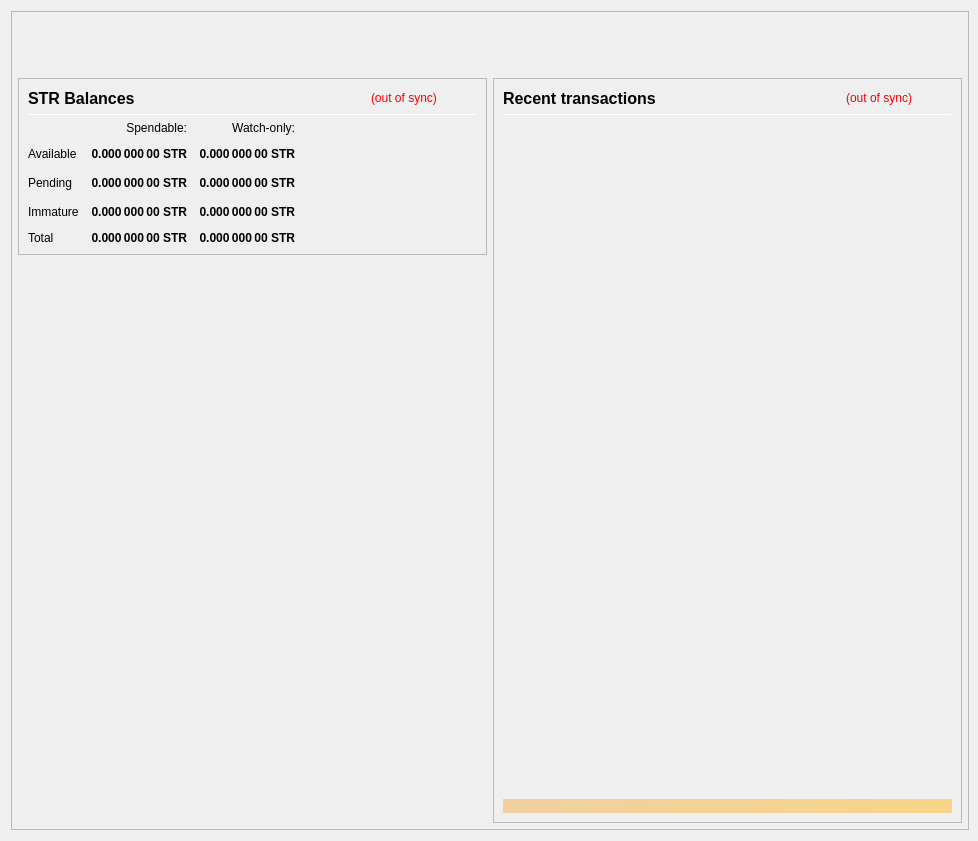
<?xml version="1.0" encoding="UTF-8"?>
<ui version="4.0">
 <class>OverviewPage</class>
 <widget class="QWidget" name="OverviewPage">
  <property name="geometry">
   <rect>
    <x>0</x>
    <y>0</y>
    <width>978</width>
    <height>841</height>
   </rect>
  </property>
  <property name="minimumSize">
   <size>
    <width>960</width>
    <height>682</height>
   </size>
  </property>
  <property name="font">
   <font>
    <weight>50</weight>
    <bold>false</bold>
   </font>
  </property>
  <property name="windowTitle">
   <string>Form</string>
  </property>
  <layout class="QVBoxLayout" name="topLayout" stretch="0">
   <property name="rightMargin">
    <number>9</number>
   </property>
   <item>
    <widget class="QFrame" name="frame_BG">
     <property name="minimumSize">
      <size>
       <width>850</width>
       <height>610</height>
      </size>
     </property>
     <property name="maximumSize">
      <size>
       <width>16777215</width>
       <height>16777215</height>
      </size>
     </property>
     <property name="frameShape">
      <enum>QFrame::StyledPanel</enum>
     </property>
     <property name="frameShadow">
      <enum>QFrame::Raised</enum>
     </property>
     <layout class="QVBoxLayout" name="verticalLayout_3" stretch="0">
      <property name="leftMargin">
       <number>0</number>
      </property>
      <property name="topMargin">
       <number>0</number>
      </property>
      <property name="rightMargin">
       <number>0</number>
      </property>
      <property name="bottomMargin">
       <number>6</number>
      </property>
      <item>
       <layout class="QVBoxLayout" name="verticalLayout_Master" stretch="0,1">
        <property name="leftMargin">
         <number>0</number>
        </property>
        <property name="topMargin">
         <number>0</number>
        </property>
        <property name="rightMargin">
         <number>0</number>
        </property>
        <property name="bottomMargin">
         <number>0</number>
        </property>
        <item>
         <widget class="QFrame" name="frame_Header">
          <layout class="QVBoxLayout" name="verticalLayout_Header" stretch="0">
           <property name="leftMargin">
            <number>0</number>
           </property>
           <property name="topMargin">
            <number>0</number>
           </property>
           <property name="rightMargin">
            <number>0</number>
           </property>
           <property name="bottomMargin">
            <number>0</number>
           </property>
           <item>
            <layout class="QHBoxLayout" name="horizontalLayout_Header" stretch="1,0">
             <property name="spacing">
              <number>6</number>
             </property>
             <item>
              <spacer name="horizontalSpacer_Header">
               <property name="orientation">
                <enum>Qt::Horizontal</enum>
               </property>
               <property name="sizeHint" stdset="0">
                <size>
                 <width>40</width>
                 <height>20</height>
                </size>
               </property>
              </spacer>
             </item>
             <item>
              <widget class="QLabel" name="labelOverviewHeaderRight">
               <property name="minimumSize">
                <size>
                 <width>464</width>
                 <height>60</height>
                </size>
               </property>
               <property name="maximumSize">
                <size>
                 <width>16777215</width>
                 <height>60</height>
                </size>
               </property>
               <property name="font">
                <font>
                 <pointsize>14</pointsize>
                </font>
               </property>
               <property name="text">
                <string/>
               </property>
               <property name="alignment">
                <set>Qt::AlignRight|Qt::AlignTrailing|Qt::AlignVCenter</set>
               </property>
              </widget>
             </item>
            </layout>
           </item>
          </layout>
         </widget>
        </item>
        <item>
         <widget class="QFrame" name="frame_Content">
          <layout class="QVBoxLayout" name="verticalLayout_Content">
           <property name="leftMargin">
            <number>6</number>
           </property>
           <property name="topMargin">
            <number>0</number>
           </property>
           <property name="rightMargin">
            <number>6</number>
           </property>
           <property name="bottomMargin">
            <number>0</number>
           </property>
           <item>
            <layout class="QHBoxLayout" name="horizontalLayout_Content" stretch="1,1">
             <property name="spacing">
              <number>6</number>
             </property>
             <item>
              <layout class="QVBoxLayout" name="verticalLayout_left" stretch="0,0">
               <item>
                <widget class="QFrame" name="frameBalances">
                 <property name="frameShape">
                  <enum>QFrame::StyledPanel</enum>
                 </property>
                 <property name="frameShadow">
                  <enum>QFrame::Raised</enum>
                 </property>
                 <layout class="QVBoxLayout" name="verticalLayout_4">
                  <item>
                   <layout class="QHBoxLayout" name="hlBalancesHeader" stretch="2,0,0">
                    <property name="spacing">
                     <number>6</number>
                    </property>
                    <item>
                     <widget class="QLabel" name="labelBalances">
                      <property name="minimumSize">
                       <size>
                        <width>0</width>
                        <height>0</height>
                       </size>
                      </property>
                      <property name="font">
                       <font>
                        <pointsize>12</pointsize>
                        <weight>75</weight>
                        <bold>true</bold>
                       </font>
                      </property>
                      <property name="text">
                       <string>STR Balances</string>
                      </property>
                     </widget>
                    </item>
                    <item>
                     <widget class="QLabel" name="labelWalletStatus">
                      <property name="cursor">
                       <cursorShape>WhatsThisCursor</cursorShape>
                      </property>
                      <property name="toolTip">
                       <string>The displayed information may be out of date. Your wallet automatically synchronizes with the Seather network after a connection is established, but this process has not completed yet.</string>
                      </property>
                      <property name="styleSheet">
                       <string notr="true">QLabel { color: red; }</string>
                      </property>
                      <property name="text">
                       <string notr="true">(out of sync)</string>
                      </property>
                      <property name="alignment">
                       <set>Qt::AlignLeading|Qt::AlignLeft|Qt::AlignVCenter</set>
                      </property>
                     </widget>
                    </item>
                    <item>
                     <spacer name="hsBalancesHeader">
                      <property name="orientation">
                       <enum>Qt::Horizontal</enum>
                      </property>
                      <property name="sizeHint" stdset="0">
                       <size>
                        <width>40</width>
                        <height>20</height>
                       </size>
                      </property>
                     </spacer>
                    </item>
                   </layout>
                  </item>
                  <item>
                   <widget class="Line" name="lineBalances">
                    <property name="minimumSize">
                     <size>
                      <width>0</width>
                      <height>1</height>
                     </size>
                    </property>
                    <property name="maximumSize">
                     <size>
                      <width>16777215</width>
                      <height>1</height>
                     </size>
                    </property>
                    <property name="orientation">
                     <enum>Qt::Horizontal</enum>
                    </property>
                   </widget>
                  </item>
                  <item>
                   <layout class="QGridLayout" name="gridLayout">
                    <property name="spacing">
                     <number>12</number>
                    </property>
                    <item row="2" column="2">
                     <widget class="QLabel" name="labelWatchPending">
                      <property name="font">
                       <font>
                        <weight>75</weight>
                        <bold>true</bold>
                       </font>
                      </property>
                      <property name="cursor">
                       <cursorShape>ArrowCursor</cursorShape>
                      </property>
                      <property name="toolTip">
                       <string>Unconfirmed transactions to watch-only addresses</string>
                      </property>
                      <property name="text">
                       <string notr="true">0.000 000 00 STR</string>
                      </property>
                      <property name="alignment">
                       <set>Qt::AlignRight|Qt::AlignTrailing|Qt::AlignVCenter</set>
                      </property>
                      <property name="textInteractionFlags">
                       <set>Qt::NoTextInteraction</set>
                      </property>
                     </widget>
                    </item>
                    <item row="2" column="1">
                     <widget class="QLabel" name="labelUnconfirmed">
                      <property name="font">
                       <font>
                        <weight>75</weight>
                        <bold>true</bold>
                       </font>
                      </property>
                      <property name="cursor">
                       <cursorShape>ArrowCursor</cursorShape>
                      </property>
                      <property name="toolTip">
                       <string>Total of transactions that have yet to be confirmed, and do not yet count toward the spendable balance</string>
                      </property>
                      <property name="text">
                       <string notr="true">0.000 000 00 STR</string>
                      </property>
                      <property name="alignment">
                       <set>Qt::AlignRight|Qt::AlignTrailing|Qt::AlignVCenter</set>
                      </property>
                      <property name="textInteractionFlags">
                       <set>Qt::NoTextInteraction</set>
                      </property>
                     </widget>
                    </item>
                    <item row="3" column="2">
                     <widget class="QLabel" name="labelWatchImmature">
                      <property name="font">
                       <font>
                        <weight>75</weight>
                        <bold>true</bold>
                       </font>
                      </property>
                      <property name="cursor">
                       <cursorShape>ArrowCursor</cursorShape>
                      </property>
                      <property name="toolTip">
                       <string>Staked or masternode rewards in watch-only addresses that has not yet matured</string>
                      </property>
                      <property name="text">
                       <string notr="true">0.000 000 00 STR</string>
                      </property>
                      <property name="alignment">
                       <set>Qt::AlignRight|Qt::AlignTrailing|Qt::AlignVCenter</set>
                      </property>
                      <property name="textInteractionFlags">
                       <set>Qt::NoTextInteraction</set>
                      </property>
                     </widget>
                    </item>
                    <item row="4" column="0">
                     <widget class="QLabel" name="labelTotalText">
                      <property name="text">
                       <string>Total</string>
                      </property>
                      <property name="textInteractionFlags">
                       <set>Qt::NoTextInteraction</set>
                      </property>
                     </widget>
                    </item>
                    <item row="3" column="1">
                     <widget class="QLabel" name="labelImmature">
                      <property name="font">
                       <font>
                        <weight>75</weight>
                        <bold>true</bold>
                       </font>
                      </property>
                      <property name="cursor">
                       <cursorShape>ArrowCursor</cursorShape>
                      </property>
                      <property name="toolTip">
                       <string>Staked or masternode rewards that has not yet matured</string>
                      </property>
                      <property name="text">
                       <string notr="true">0.000 000 00 STR</string>
                      </property>
                      <property name="alignment">
                       <set>Qt::AlignRight|Qt::AlignTrailing|Qt::AlignVCenter</set>
                      </property>
                      <property name="textInteractionFlags">
                       <set>Qt::NoTextInteraction</set>
                      </property>
                     </widget>
                    </item>
                    <item row="2" column="3">
                     <spacer name="hsBalances">
                      <property name="orientation">
                       <enum>Qt::Horizontal</enum>
                      </property>
                      <property name="sizeHint" stdset="0">
                       <size>
                        <width>40</width>
                        <height>20</height>
                       </size>
                      </property>
                     </spacer>
                    </item>
                    <item row="3" column="0">
                     <widget class="QLabel" name="labelImmatureText">
                      <property name="text">
                       <string>Immature</string>
                      </property>
                      <property name="textInteractionFlags">
                       <set>Qt::NoTextInteraction</set>
                      </property>
                     </widget>
                    </item>
                    <item row="4" column="1">
                     <widget class="QLabel" name="labelTotal">
                      <property name="font">
                       <font>
                        <weight>75</weight>
                        <bold>true</bold>
                       </font>
                      </property>
                      <property name="cursor">
                       <cursorShape>ArrowCursor</cursorShape>
                      </property>
                      <property name="toolTip">
                       <string>Your current total balance</string>
                      </property>
                      <property name="text">
                       <string notr="true">0.000 000 00 STR</string>
                      </property>
                      <property name="alignment">
                       <set>Qt::AlignRight|Qt::AlignTrailing|Qt::AlignVCenter</set>
                      </property>
                      <property name="textInteractionFlags">
                       <set>Qt::NoTextInteraction</set>
                      </property>
                     </widget>
                    </item>
                    <item row="4" column="2">
                     <widget class="QLabel" name="labelWatchTotal">
                      <property name="font">
                       <font>
                        <weight>75</weight>
                        <bold>true</bold>
                       </font>
                      </property>
                      <property name="cursor">
                       <cursorShape>ArrowCursor</cursorShape>
                      </property>
                      <property name="toolTip">
                       <string>Current total balance in watch-only addresses</string>
                      </property>
                      <property name="text">
                       <string notr="true">0.000 000 00 STR</string>
                      </property>
                      <property name="alignment">
                       <set>Qt::AlignRight|Qt::AlignTrailing|Qt::AlignVCenter</set>
                      </property>
                      <property name="textInteractionFlags">
                       <set>Qt::NoTextInteraction</set>
                      </property>
                     </widget>
                    </item>
                    <item row="0" column="2">
                     <widget class="QLabel" name="labelWatchonly">
                      <property name="text">
                       <string>Watch-only:</string>
                      </property>
                      <property name="alignment">
                       <set>Qt::AlignRight|Qt::AlignTrailing|Qt::AlignVCenter</set>
                      </property>
                     </widget>
                    </item>
                    <item row="1" column="0">
                     <widget class="QLabel" name="labelBalanceText">
                      <property name="text">
                       <string>Available</string>
                      </property>
                      <property name="textInteractionFlags">
                       <set>Qt::NoTextInteraction</set>
                      </property>
                     </widget>
                    </item>
                    <item row="1" column="1">
                     <widget class="QLabel" name="labelBalance">
                      <property name="font">
                       <font>
                        <weight>75</weight>
                        <bold>true</bold>
                       </font>
                      </property>
                      <property name="cursor">
                       <cursorShape>ArrowCursor</cursorShape>
                      </property>
                      <property name="toolTip">
                       <string>Your current spendable balance</string>
                      </property>
                      <property name="text">
                       <string notr="true">0.000 000 00 STR</string>
                      </property>
                      <property name="alignment">
                       <set>Qt::AlignRight|Qt::AlignTrailing|Qt::AlignVCenter</set>
                      </property>
                      <property name="textInteractionFlags">
                       <set>Qt::NoTextInteraction</set>
                      </property>
                     </widget>
                    </item>
                    <item row="1" column="2">
                     <widget class="QLabel" name="labelWatchAvailable">
                      <property name="font">
                       <font>
                        <weight>75</weight>
                        <bold>true</bold>
                       </font>
                      </property>
                      <property name="cursor">
                       <cursorShape>ArrowCursor</cursorShape>
                      </property>
                      <property name="toolTip">
                       <string>Your current balance in watch-only addresses</string>
                      </property>
                      <property name="text">
                       <string notr="true">0.000 000 00 STR</string>
                      </property>
                      <property name="alignment">
                       <set>Qt::AlignRight|Qt::AlignTrailing|Qt::AlignVCenter</set>
                      </property>
                      <property name="textInteractionFlags">
                       <set>Qt::NoTextInteraction</set>
                      </property>
                     </widget>
                    </item>
                    <item row="2" column="0">
                     <widget class="QLabel" name="labelPendingText">
                      <property name="text">
                       <string>Pending</string>
                      </property>
                      <property name="textInteractionFlags">
                       <set>Qt::NoTextInteraction</set>
                      </property>
                     </widget>
                    </item>
                    <item row="0" column="1">
                     <widget class="QLabel" name="labelSpendable">
                      <property name="text">
                       <string>Spendable:</string>
                      </property>
                      <property name="alignment">
                       <set>Qt::AlignRight|Qt::AlignTrailing|Qt::AlignVCenter</set>
                      </property>
                     </widget>
                    </item>
                   </layout>
                  </item>
                 </layout>
                </widget>
               </item>
               <item>
                <spacer name="verticalSpacer">
                 <property name="orientation">
                  <enum>Qt::Vertical</enum>
                 </property>
                 <property name="sizeHint" stdset="0">
                  <size>
                   <width>20</width>
                   <height>40</height>
                  </size>
                 </property>
                </spacer>
               </item>
              </layout>
             </item>
             <item>
              <layout class="QVBoxLayout" name="verticalLayout_right" stretch="1">
               <item>
                <widget class="QFrame" name="frame_RecentTransactions">
                 <property name="minimumSize">
                  <size>
                   <width>0</width>
                   <height>0</height>
                  </size>
                 </property>
                 <property name="frameShape">
                  <enum>QFrame::StyledPanel</enum>
                 </property>
                 <property name="frameShadow">
                  <enum>QFrame::Raised</enum>
                 </property>
                 <layout class="QVBoxLayout" name="verticalLayout_1" stretch="0,0,0,0,0">
                  <item>
                   <layout class="QHBoxLayout" name="horizontalLayout_2" stretch="2,0,0">
                    <property name="spacing">
                     <number>3</number>
                    </property>
                    <item>
                     <widget class="QLabel" name="label_4">
                      <property name="minimumSize">
                       <size>
                        <width>0</width>
                        <height>20</height>
                       </size>
                      </property>
                      <property name="font">
                       <font>
                        <pointsize>12</pointsize>
                        <weight>75</weight>
                        <bold>true</bold>
                       </font>
                      </property>
                      <property name="text">
                       <string>Recent transactions</string>
                      </property>
                     </widget>
                    </item>
                    <item>
                     <widget class="QLabel" name="labelTransactionsStatus">
                      <property name="cursor">
                       <cursorShape>WhatsThisCursor</cursorShape>
                      </property>
                      <property name="toolTip">
                       <string>The displayed information may be out of date. Your wallet automatically synchronizes with the Seather network after a connection is established, but this process has not completed yet.</string>
                      </property>
                      <property name="styleSheet">
                       <string notr="true">QLabel { color: red; }</string>
                      </property>
                      <property name="text">
                       <string notr="true">(out of sync)</string>
                      </property>
                      <property name="alignment">
                       <set>Qt::AlignRight|Qt::AlignTrailing|Qt::AlignVCenter</set>
                      </property>
                     </widget>
                    </item>
                    <item>
                     <spacer name="horizontalSpacer">
                      <property name="orientation">
                       <enum>Qt::Horizontal</enum>
                      </property>
                      <property name="sizeHint" stdset="0">
                       <size>
                        <width>40</width>
                        <height>20</height>
                       </size>
                      </property>
                     </spacer>
                    </item>
                   </layout>
                  </item>
                  <item>
                   <widget class="Line" name="line">
                    <property name="minimumSize">
                     <size>
                      <width>0</width>
                      <height>1</height>
                     </size>
                    </property>
                    <property name="maximumSize">
                     <size>
                      <width>16777215</width>
                      <height>1</height>
                     </size>
                    </property>
                    <property name="orientation">
                     <enum>Qt::Horizontal</enum>
                    </property>
                   </widget>
                  </item>
                  <item>
                   <widget class="QListView" name="listTransactions">
                    <property name="minimumSize">
                     <size>
                      <width>0</width>
                      <height>0</height>
                     </size>
                    </property>
                    <property name="styleSheet">
                     <string notr="true">QListView { background: transparent; }</string>
                    </property>
                    <property name="frameShape">
                     <enum>QFrame::NoFrame</enum>
                    </property>
                    <property name="verticalScrollBarPolicy">
                     <enum>Qt::ScrollBarAlwaysOff</enum>
                    </property>
                    <property name="horizontalScrollBarPolicy">
                     <enum>Qt::ScrollBarAlwaysOff</enum>
                    </property>
                    <property name="selectionMode">
                     <enum>QAbstractItemView::NoSelection</enum>
                    </property>
                   </widget>
                  </item>
                  <item>
                   <spacer name="verticalSpacer_2">
                    <property name="orientation">
                     <enum>Qt::Vertical</enum>
                    </property>
                    <property name="sizeType">
                     <enum>QSizePolicy::Expanding</enum>
                    </property>
                    <property name="sizeHint" stdset="0">
                     <size>
                      <width>20</width>
                      <height>40</height>
                     </size>
                    </property>
                   </spacer>
                  </item>
                  <item>
                   <widget class="QLabel" name="labelAlerts">
                    <property name="maximumSize">
                     <size>
                      <width>16777215</width>
                      <height>16777215</height>
                     </size>
                    </property>
                    <property name="styleSheet">
                     <string notr="true">background-color: qlineargradient(x1: 0, y1: 0, x2: 1, y2: 0, stop:0 #F0D0A0, stop:1 #F8D488); color:#000000;</string>
                    </property>
                    <property name="text">
                     <string/>
                    </property>
                    <property name="wordWrap">
                     <bool>true</bool>
                    </property>
                    <property name="margin">
                     <number>3</number>
                    </property>
                   </widget>
                  </item>
                 </layout>
                </widget>
               </item>
              </layout>
             </item>
            </layout>
           </item>
          </layout>
         </widget>
        </item>
       </layout>
      </item>
     </layout>
    </widget>
   </item>
  </layout>
 </widget>
 <resources/>
 <connections/>
</ui>
